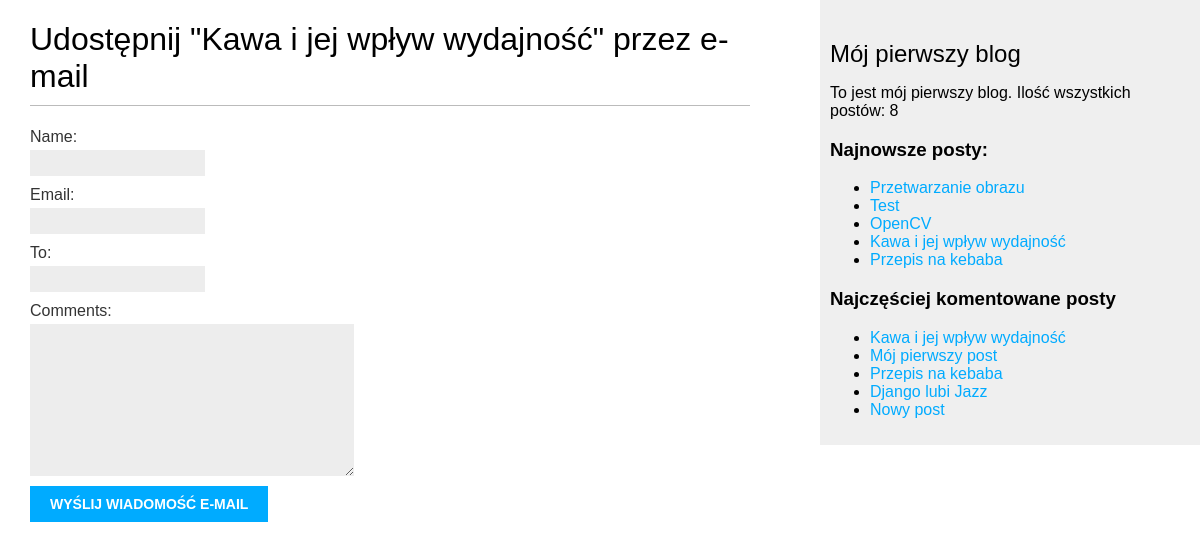
Before: /blog/5/share with the older database file.
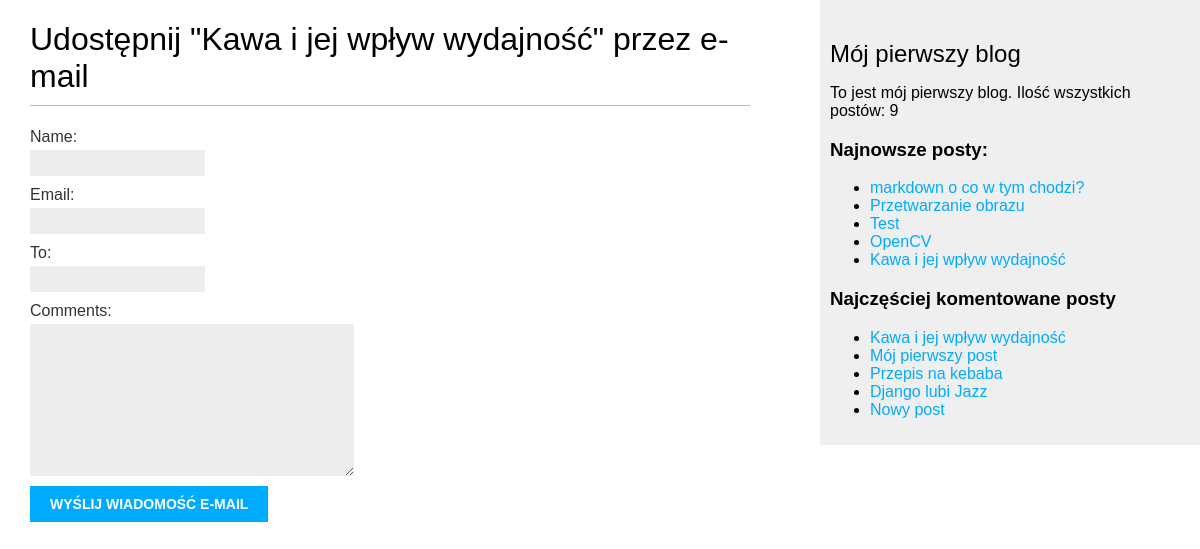
After: the same page with the newer database file.
### blog/models.py (models this page shows, shortened)
class Post(models.Model):
    class Status(models.TextChoices):
        DRAFT = 'DF', 'Roboczy'
        PUBLISHED = 'PB', 'Opublikowany'
    title = models.CharField(max_length=250)
    slug = models.SlugField(max_length=250, unique_for_date="publish")
    author = models.ForeignKey(User, on_delete=models.CASCADE, related_name='blog_post')
    body = models.TextField()
    publish = models.DateTimeField(default=timezone.now)
    created = models.DateTimeField(auto_now_add=True)
    updated = models.DateTimeField(auto_now=True)
    status = models.CharField(max_length=2, choices=Status.choices, default=Status.DRAFT)
    object = models.Manager()
    published = PublishedManager()
    tags = TaggableManager()
    class Meta:
        ordering = ['-publish']
        indexes = [
            models.Index(fields=['-publish']),
        ]
    def get_absolute_url(self):
        return reverse("blog:post_detail",
                       args=[self.publish.year, self.publish.month, self.publish.day, self.slug])

### blog/views.py (the view)
# urls.py: path("<int:post_id>/share", views.post_share, name="post_share"),
def post_share(request, post_id):
    post = get_object_or_404(Post, id=post_id, status=Post.Status.PUBLISHED)
    sent = False
    if request.method == "POST":
        form = EmailPostForm(request.POST)
        if form.is_valid():
            cd = form.cleaned_data
            post_url = request.build_absolute_uri(
                post.get_absolute_url())
            subject = f"{cd['name']} zaleca Ci przeczytanie " \
                      f"{post.title}"
            massage = f"Przczytaj {post.title} pod adresem {post_url}\n\n" \
                      f"komenatrze {cd['name']}: {cd['comments']}"
            send_mail(subject, massage, 'urb2001an@gmail.com', [cd['to']])
            sent = True
    else:
        form = EmailPostForm()
    return render(request, "blog/post/share.html", {"post": post, "form": form, "sent": sent})

### blog/forms.py
class EmailPostForm(forms.Form):
    name = forms.CharField(max_length=25)
    email = forms.EmailField()
    to = forms.EmailField()
    comments = forms.CharField(required=False, widget=forms.Textarea)

### blog/models.py (called while the page is built)
    def get_queryset(self):
        return super().get_queryset() \
            .filter(status=Post.Status.PUBLISHED)

### blog/templatetags/blog_tags.py (called while the page is built)
@register.simple_tag
def total_posts():
    return Post.published.count()

@register.inclusion_tag("blog/post/latest_posts.html")
def show_latest_posts(count=5):
    latest_posts = Post.published.order_by("-publish")[:count]
    return {"latest_posts" : latest_posts}

@register.simple_tag
def get_most_commented_posts(count=5):
    return Post.published.annotate(total_comments=Count("comments")
                                   ).order_by("-total_comments")[:count]

### blog/templates/blog/post/share.html (shortened to what this page needs)
{% extends "blog/base.html" %}
{% block content %}
    {% if sent %}
    <h1>Wiadomość email została pomyślnie wysłana</h1>
    <p> Wysłanie posta "{{ post.title }}" do {{ form.cleaned_data.to }} zakończyło się pomyślnie</p>
    {% else %}
    <h1>Udostępnij "{{ post.title }}" przez e-mail</h1>
    <form method="post">
    {{ form.as_p }}
    <input type="submit" value="Wyślij wiadomość e-mail">
    </form>
    {% endif %}
{% endblock %}

### blog/templates/blog/base.html (shortened to what this page needs)
{% load blog_tags %}
{% load static %}
{{ '<' }}{{ '!DOCTYPE html>' }}
<html>
<head>
    <link href="{% static 'css/blog.css' %}" rel="stylesheet">
</head>
<body>
<div id="content">
    {% block content %}
    {% endblock %}
</div>
<div id="sidebar">
    <h2>Mój pierwszy blog</h2>
    <p>To jest mój pierwszy blog.
    Ilość wszystkich postów: {% total_posts %}
    </p>
    <h3>Najnowsze posty:</h3>
    {% show_latest_posts 5 %}
    <h3>Najczęściej komentowane posty</h3>
    {% get_most_commented_posts as most_commented_posts %}
    <ul>
        {% for post in most_commented_posts %}
        <li>
            <a href="{{ post.get_absolute_url }}">{{ post.title }}</a>
        </li>
        {% endfor %}
    </ul>
</div>
</body>
</html>

### blog/templates/blog/post/latest_posts.html
<ul>
    {% for post in latest_posts %}
    <li>
        <a href="{{ post.get_absolute_url }}">{{ post.title }}</a>
    </li>
    {% endfor %}
</ul>

Changed rows visible on the page:
no longer on one of the page's lists (row unchanged): Post: title "Przepis na kebaba"
added Post: title "markdown o co w tym chodzi?", shown under "Najnowsze posty:"
Other visible differences:
text no longer shown: "8"
text now shown: "9"
